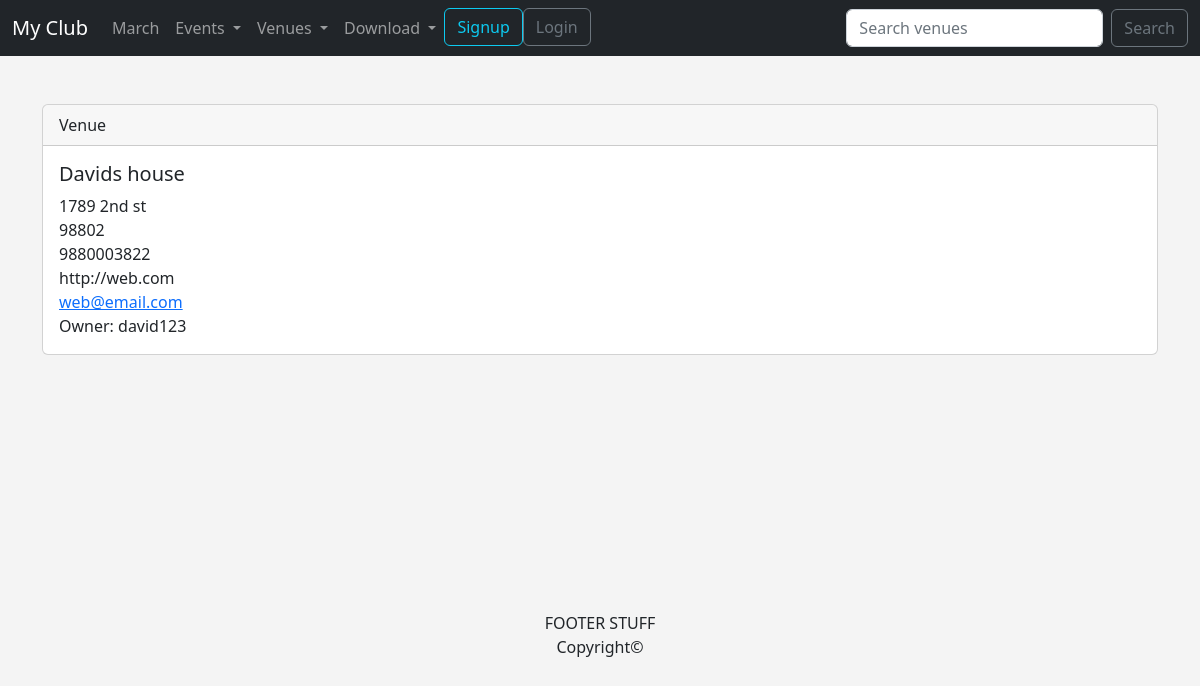
The page /show_venue/15/ on the database its author committed.
### events/models.py (models this page shows)
class Venue(models.Model):
    name = models.CharField('Event Name', max_length=120)
    address = models.CharField('Address', max_length=300)
    zip_code = models.CharField('Zip Code', max_length=10)
    phone = models.CharField('Contact Phone', blank=True, max_length=25)
    web = models.URLField('Website Address', blank=True)
    email_address = models.EmailField('Email Address', blank=True)
    owner = models.IntegerField('Venue Owner', blank=False, default=1)
    def __str__(self):
        return self.name

### events/views.py (the view)
# urls.py: path('show_venue/<venue_id>/', views.show_venue, name='show_venue'),
def show_venue(request, venue_id):
    venue = Venue.objects.get(pk=venue_id)
    venue_owner = User.objects.get(pk=venue.owner)
    return render(request, 'events/show_venue.html', {'venue': venue, 'venue_owner': venue_owner})

### events/templates/events/show_venue.html (shortened to what this page needs)
{% extends 'events/base.html' %}
{% block content %}
<br>
<div class="card">
  <div class="card-header">
   Venue
  </div>
  <div class="card-body">
    <h5 class="card-title">{{ venue }}</h5>
    <p class="card-text">
    {{ venue.address }}<br/>
    {{ venue.zip_code }}<br/>
    {{ venue.phone }}<br/>
    {{ venue.web }}<br/>
    <a href='{{ venue.web }}'>{{ venue.email_address }}</a><br/>
    Owner: {{ venue_owner }}<br/>
    </p>
  </div>
</div>
<br/>
{% endblock content %}

### events/templates/events/base.html (style rules this page uses)
body { background: #f4f4f4; }

### rows shown on the page
Venue: name "Davids house", address "1789 2nd st", zip_code "98802", phone "9880003822", web "http://web.com", email_address "web@email.com"

### other values the page prints
{{ venue_owner }} "david123"
